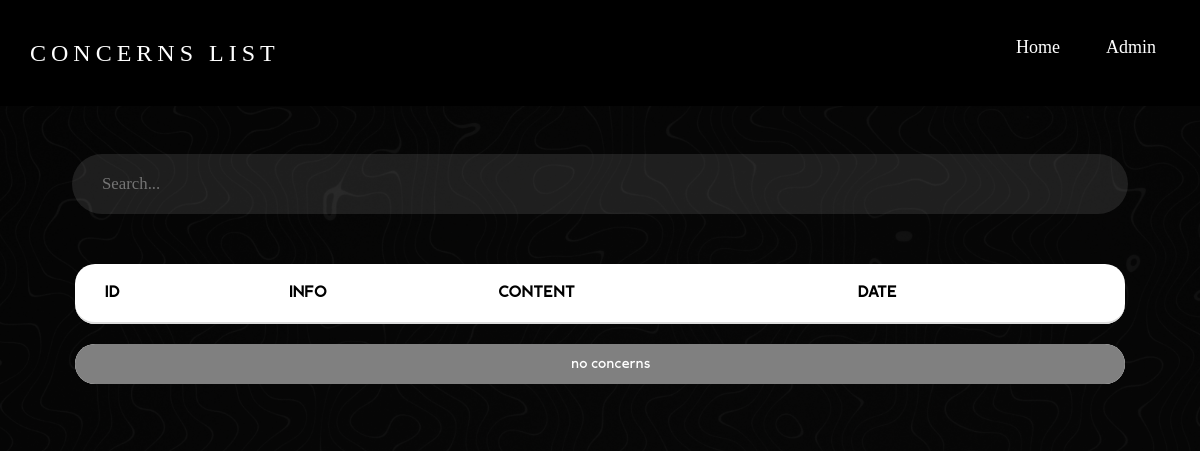
The page /pages/admin/concernList.php (signed in) on the database as committed earlier.
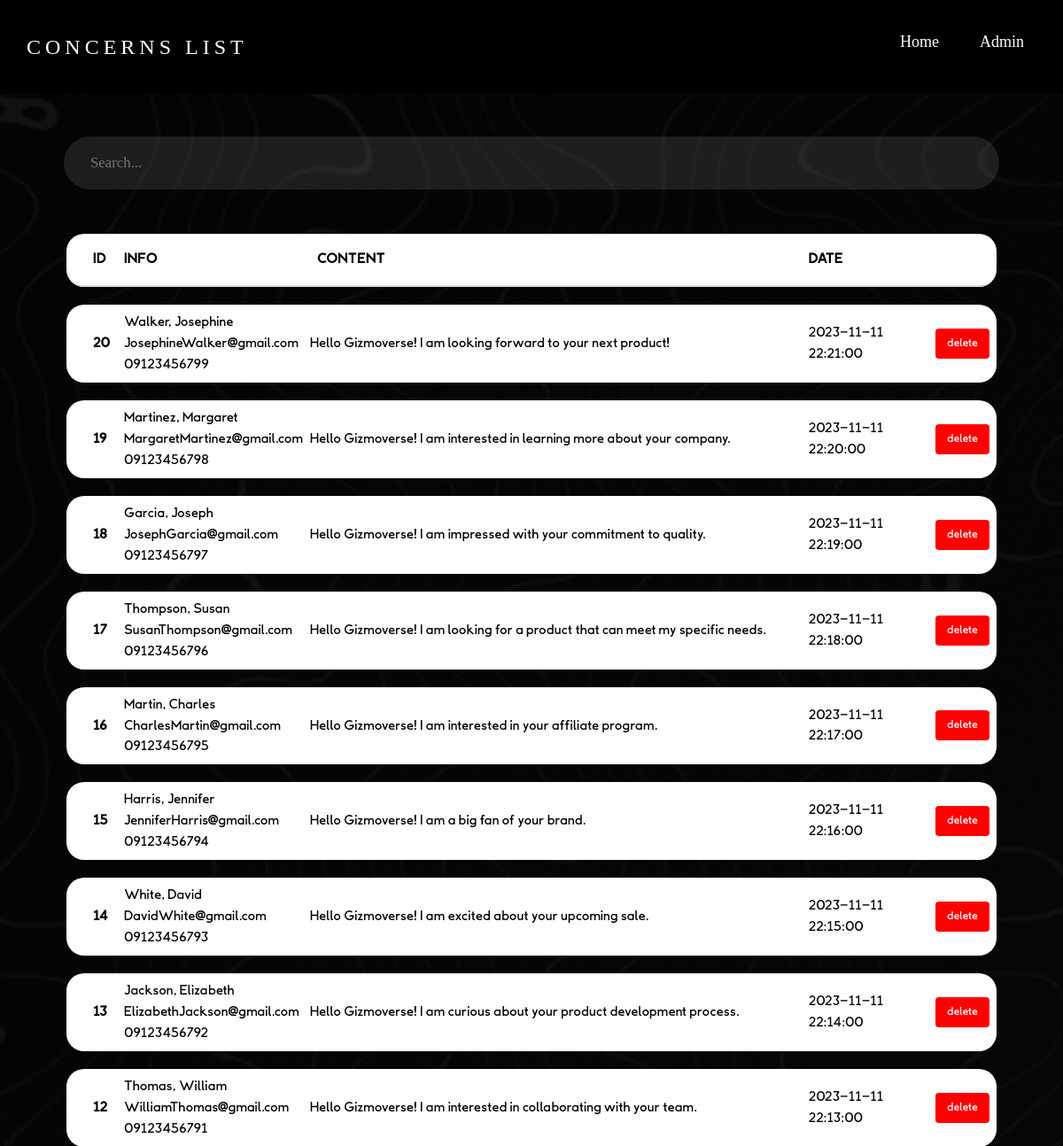
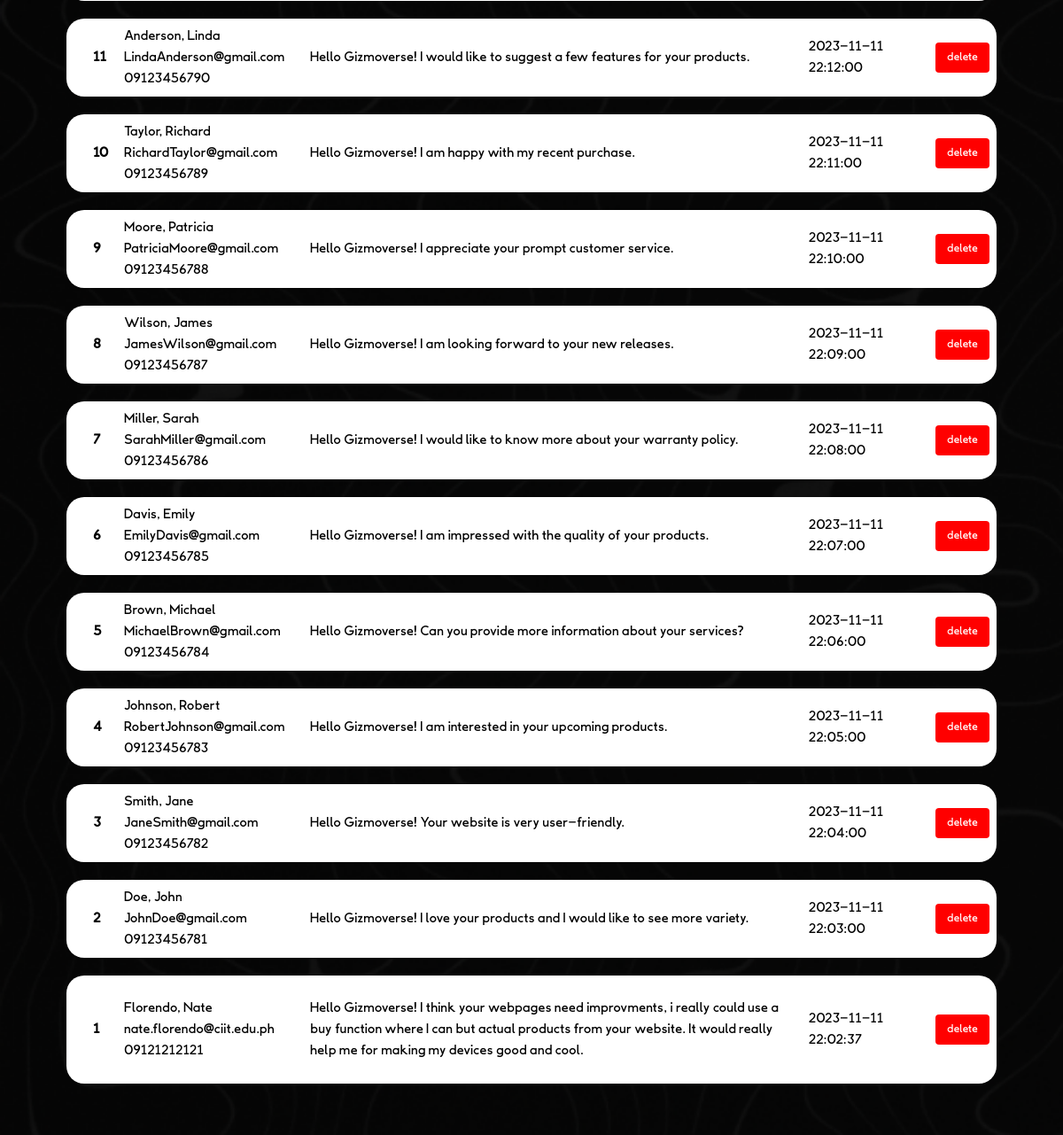
The same page on the database as committed later (2 pictures, top to bottom).
### tables this page shows
CREATE TABLE `inquiries` (
  `inquiry_id` int(11) NOT NULL,
  `firstName` varchar(255) DEFAULT NULL,
  `lastName` varchar(255) DEFAULT NULL,
  `email` varchar(255) DEFAULT NULL,
  `contact` varchar(255) DEFAULT NULL,
  `inquiry` text DEFAULT NULL,
  `timeDate` varchar(255) NOT NULL DEFAULT current_timestamp()
);

### pages/admin/concernList.php (the view, shortened to what this page needs)
<?php
$servername = "localhost";
$username = "root";
$password = "";
$database = "onlinestore";
$conn = mysqli_connect($servername, $username, $password, $database);
$sql = 'SELECT inquiry_id, firstName, lastName, email, contact, inquiry, timeDate FROM inquiries ORDER BY timeDate DESC;';
$result = mysqli_query($conn, $sql);
$inquiries = mysqli_fetch_all($result, MYSQLI_ASSOC);
?>
<!DOCTYPE html>
<html lang="en">
<head>
    <link rel="stylesheet" href="../../css/style.css">
    <link rel="stylesheet" href="https://maxcdn.bootstrapcdn.com/bootstrap/3.4.1/css/bootstrap.min.css">
</head>
<body class="stillBackground">
    <nav class="navigationbar sticky">
        <div class="logo"><a href="#">CONCERNS LIST</a></div>
        <ul class="nav-links">
            <div class="menu">
                <li><a href="../../index.php">Home</a></li>
                <li><a href="admin.php">Admin</a></li>
            </div>
        </ul>
    </nav>
    <div class="products">
        <form>
            <input id="search" type="text" autocomplete="off" placeholder="Search...">
        </form>
        <div class="container table-responsive py-5" style="color: black; font-family: LaachirDeeper !important;font-size: larger; width: 100%;">
            <table class="myTable table">
                <thead style="height: 60px;">
                    <tr style="letter-spacing: 1px;">
                        <th scope="col">ID</th>
                        <th scope="col">INFO</th>
                        <th scope="col">CONTENT</th>
                        <th scope="col">DATE</th>
                        <th scope="col"></th>
                    </tr>
                </thead>
                <tbody>
                    <?php
                    foreach ($inquiries as $inquiry) { ?>
                        <tr class="cardHolder" style="height: 60px;">
                            <th scope="row"><?php echo htmlspecialchars($inquiry['inquiry_id']) ?></th>
                            <td class="alt">
                                <?php echo htmlspecialchars($inquiry['lastName'].", ".$inquiry['firstName']) ?><br>
                                <?php echo htmlspecialchars($inquiry['email']) ?><br>
                                <?php echo htmlspecialchars($inquiry['contact']) ?><br>
                            </td>
                            <td class="description" style="max-width: 750px; padding: 25px 0px;"><?php echo htmlspecialchars($inquiry['inquiry']) ?></td>
                            <td ><?php echo htmlspecialchars($inquiry['timeDate']) ?></td>
                            <td ><a class="btn cart"
                                    style="color: white; background-color: red;" role="button" onclick="deleteInquiry(event,<?php echo $inquiry['inquiry_id'] ?>)">delete</a></td>
                        </tr>
                    <?php }
                    if (count($inquiries) <= 0) { ?>
                        <tr>
                            <td colspan="6" style="text-align: center; border-radius: 20px; background-color: gray; color: white;">no concerns</td>
                        </tr>
                    <?php }
                    ?>
                </tbody>
            </table>
        </div>
    </div>
</body>
</html>

### css/style.css (style rules this page uses)
* { margin: 0; padding: 0; box-sizing: border-box; }
html { scroll-behavior: smooth; }
body { font-family: Nord-Medium !important; }
.stillBackground { background-image: url('../assets/Images/WebBackground3.png'); background-repeat: no-repeat; background-attachment: fixed; background-size: cover; }
a { text-decoration: none !important; }
a:visited, a:link { color: inherit; }
li { list-style: none; }
.navigationbar { display: flex; align-items: center ; justify-content: space-between ; padding: 30px ; background-color: rgb(0, 0, 0); color: #fff; position: fixed ; z-index: 3; width: 100%; }
.nav-links a { color: #fff; }
.logo { font-family: Nord-Medium; font-size: 24px; letter-spacing: 5px; color: #fff; }
.logo a ,.logo a:hover, .loginBtn a, .navigationbar a, .navigationbar a:hover { text-decoration: none !important; color: inherit; }
.logo a:visited, .logo a:link, .loginBtn a:link { color: inherit; text-decoration: none; }
.menu { display: flex; gap: 1em; font-size: 18px; }
.menu li { padding: 5px 14px; transition: 0.3s ease; }
.sticky { position: relative; }
.products { margin: 1.5% 5%; }
.products form { display: flex; justify-content: center; align-items: center; padding: 30px 12px;; font-size: larger; }
.products input { background-color: rgba(255, 255, 255, 0.103); border-radius: 30px; height: 40px; width: 100%; padding: 30px; border: none; color: white; }
.cardHolder:last-of-type { margin-bottom: 100px; }
.myTable { border-collapse: separate; border-spacing: 0px 20px; color: black; }
.myTable tbody, thead { background-color: white; }
.myTable td, th { vertical-align: middle !important; border-top: 0 !important; }
.myTable td:first-child, th:first-child { border-radius: 20px 0 0 20px; padding-left: 30px !important; }
.myTable td:last-child, th:last-child { border-radius: 0 20px 20px 0; }

Rows that differ between the two databases and show on the page:
added inquiries: inquiry_id "20", lastName+firstName "Walker, Josephine", email "JosephineWalker@gmail.com", contact "09123456799", inquiry "Hello Gizmoverse! I am looking forward to your next product!", timeDate "2023-11-11 22:21:00"
added inquiries: inquiry_id "19", lastName+firstName "Martinez, Margaret", email "MargaretMartinez@gmail.com", contact "09123456798", inquiry "Hello Gizmoverse! I am interested in learning more about your company.", timeDate "2023-11-11 22:20:00"
added inquiries: inquiry_id "18", lastName+firstName "Garcia, Joseph", email "JosephGarcia@gmail.com", contact "09123456797", inquiry "Hello Gizmoverse! I am impressed with your commitment to quality.", timeDate "2023-11-11 22:19:00"
added inquiries: inquiry_id "17", lastName+firstName "Thompson, Susan", email "SusanThompson@gmail.com", contact "09123456796", inquiry "Hello Gizmoverse! I am looking for a product that can meet my specific needs.", timeDate "2023-11-11 22:18:00"
added inquiries: inquiry_id "16", lastName+firstName "Martin, Charles", email "CharlesMartin@gmail.com", contact "09123456795", inquiry "Hello Gizmoverse! I am interested in your affiliate program.", timeDate "2023-11-11 22:17:00"
added inquiries: inquiry_id "15", lastName+firstName "Harris, Jennifer", email "JenniferHarris@gmail.com", contact "09123456794", inquiry "Hello Gizmoverse! I am a big fan of your brand.", timeDate "2023-11-11 22:16:00"
added inquiries: inquiry_id "14", lastName+firstName "White, David", email "DavidWhite@gmail.com", contact "09123456793", inquiry "Hello Gizmoverse! I am excited about your upcoming sale.", timeDate "2023-11-11 22:15:00"
added inquiries: inquiry_id "13", lastName+firstName "Jackson, Elizabeth", email "ElizabethJackson@gmail.com", contact "09123456792", inquiry "Hello Gizmoverse! I am curious about your product development process.", timeDate "2023-11-11 22:14:00"
added inquiries: inquiry_id "12", lastName+firstName "Thomas, William", email "WilliamThomas@gmail.com", contact "09123456791", inquiry "Hello Gizmoverse! I am interested in collaborating with your team.", timeDate "2023-11-11 22:13:00"
added inquiries: inquiry_id "11", lastName+firstName "Anderson, Linda", email "LindaAnderson@gmail.com", contact "09123456790", inquiry "Hello Gizmoverse! I would like to suggest a few features for your products.", timeDate "2023-11-11 22:12:00"
added inquiries: inquiry_id "10", lastName+firstName "Taylor, Richard", email "RichardTaylor@gmail.com", contact "09123456789", inquiry "Hello Gizmoverse! I am happy with my recent purchase.", timeDate "2023-11-11 22:11:00"
added inquiries: inquiry_id "9", lastName+firstName "Moore, Patricia", email "PatriciaMoore@gmail.com", contact "09123456788", inquiry "Hello Gizmoverse! I appreciate your prompt customer service.", timeDate "2023-11-11 22:10:00"
added inquiries: inquiry_id "8", lastName+firstName "Wilson, James", email "JamesWilson@gmail.com", contact "09123456787", inquiry "Hello Gizmoverse! I am looking forward to your new releases.", timeDate "2023-11-11 22:09:00"
added inquiries: inquiry_id "7", lastName+firstName "Miller, Sarah", email "SarahMiller@gmail.com", contact "09123456786", inquiry "Hello Gizmoverse! I would like to know more about your warranty policy.", timeDate "2023-11-11 22:08:00"
added inquiries: inquiry_id "6", lastName+firstName "Davis, Emily", email "EmilyDavis@gmail.com", contact "09123456785", inquiry "Hello Gizmoverse! I am impressed with the quality of your products.", timeDate "2023-11-11 22:07:00"
added inquiries: inquiry_id "5", lastName+firstName "Brown, Michael", email "MichaelBrown@gmail.com", contact "09123456784", inquiry "Hello Gizmoverse! Can you provide more information about your services?", timeDate "2023-11-11 22:06:00"
added inquiries: inquiry_id "4", lastName+firstName "Johnson, Robert", email "RobertJohnson@gmail.com", contact "09123456783", inquiry "Hello Gizmoverse! I am interested in your upcoming products.", timeDate "2023-11-11 22:05:00"
added inquiries: inquiry_id "3", lastName+firstName "Smith, Jane", email "JaneSmith@gmail.com", contact "09123456782", inquiry "Hello Gizmoverse! Your website is very user-friendly.", timeDate "2023-11-11 22:04:00"
added inquiries: inquiry_id "2", lastName+firstName "Doe, John", email "JohnDoe@gmail.com", contact "09123456781", inquiry "Hello Gizmoverse! I love your products and I would like to see more variety.", timeDate "2023-11-11 22:03:00"
added inquiries: inquiry_id "1", lastName+firstName "Florendo, Nate", email "nate.florendo@ciit.edu.ph", contact "09121212121", inquiry "Hello Gizmoverse! I think your webpages need improvments, i really could use a buy function where I can but actual products from your website. It would really help me for making my devices good and cool.", timeDate "2023-11-11 22:02:37"
Other text that changed with them:
text no longer shown: "no concerns"
